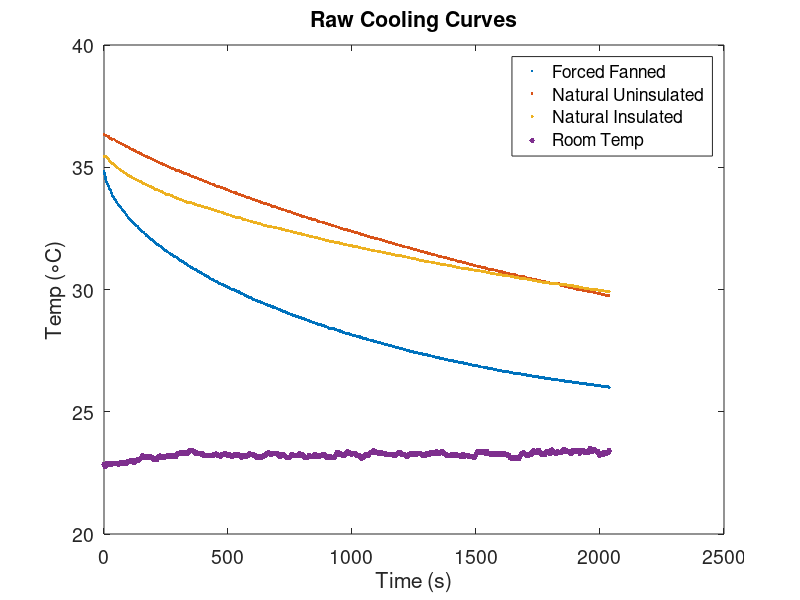
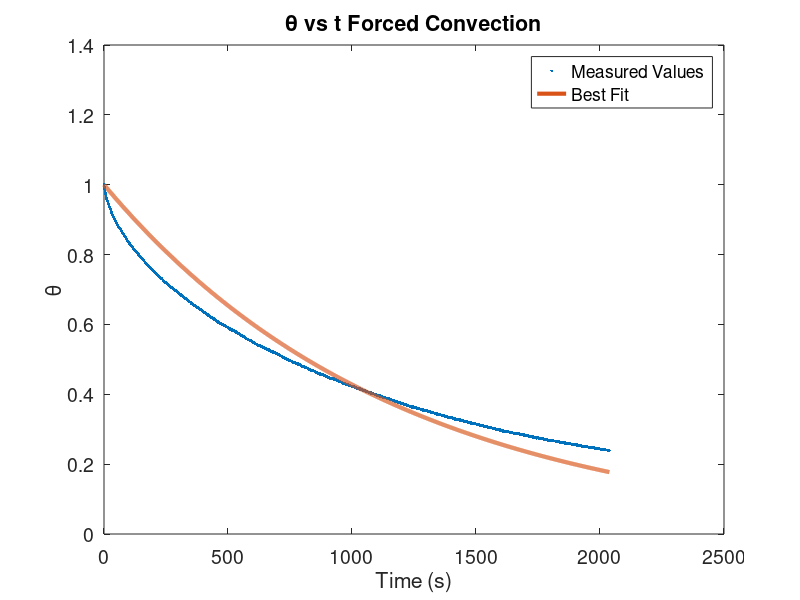
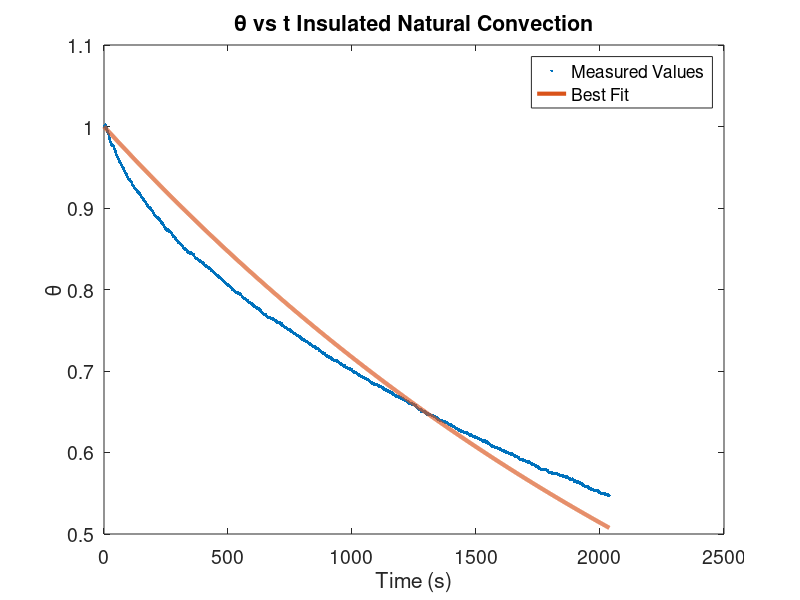
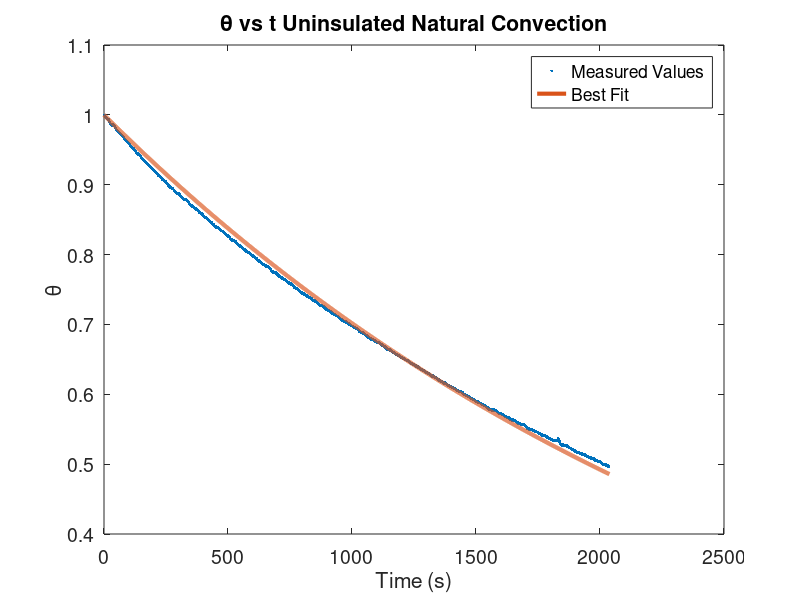

Reproduce these figures in MATLAB, in order.
function Lab2()
clc
load('Data.mat')

set(0, 'DefaultAxesFontSize', 14)
set(groot,'defaultLineLineWidth',3)

%%% Initial Temps
Ti_FF = 34.85;
Ti_NI = 35.44;
Ti_NU = 36.34;

%%% Room temp
Tinf = 23.23;

%%% Parameters of air @300K
Pr_air = .707;
v_air = 15.89 *10^-6; % m^2/s
cp_air = 1007; %J/Kg*K
k_air = 26.23 *10^-3; %W/m*K

%%% Cup of water geometry
D = .074; %m
r = .037; %m
L = .085; %m
thickness = .0003; %m
As = pi*D*L; %m^2
As_top = pi/4 * D^2; %m^2



%%% Theta values for the three cases
theta_FF = (forced_fanned-Tinf)./(Ti_FF-Tinf);
theta_NI = (nat_insulated-Tinf)./(Ti_NI-Tinf);
theta_NU = (nat_uninsulated-Tinf)./(Ti_NU-Tinf);
ln_theta_FF = log((forced_fanned-Tinf)./(Ti_FF-Tinf));
ln_theta_NI = log((nat_insulated-Tinf)./(Ti_NI-Tinf));
ln_theta_NU = log((nat_uninsulated-Tinf)./(Ti_NU-Tinf));


%%% Plot of raw temp data
figure('Name','Raw Data')
plot(time,forced_fanned,'.',time,nat_uninsulated,'.',time,nat_insulated,'.',time,room_temp,'.','MarkerSize',12)
xlabel('Time (s)')
ylabel('Temp (\circC)')
title('Raw Cooling Curves')
legend('Forced Fanned','Natural Uninsulated','Natural Insulated','Room Temp')


%%% Forced fan Calcs
Print_Header('Forced Fan')
h_LCM_FF = LCM_Fit(Ti_FF,theta_FF,time);
fprintf('h_LCM = %.2f\n',h_LCM_FF)
figure('Name','Forced Fan LCM');
plot(time,theta_FF,'.',time,LCM_Temps(Ti_FF,time,h_LCM_FF),'MarkerSize',12);
xlabel('Time (s)')
ylabel('\theta')
title('\theta vs t Forced Convection')
legend('Measured Values','Best Fit')

[Re,V] = Forced_Convection_Calcs(Ti_FF,Tinf,Pr_air,v_air,k_air,D,h_LCM_FF);
fprintf('Re = %.3f\nV = %.3f\n',Re,V)


%%% Natural Insulated calcs
Print_Header('Natural Insulated')
h_LCM_NI = LCM_Fit(Ti_NI,theta_NI,time);
fprintf('h_LCM = %.2f\n',h_LCM_NI)
figure('Name','Natural Insulated LCM');
plot(time,theta_NI,'.',time,LCM_Temps(Ti_NI,time,h_LCM_NI),'MarkerSize',12);
xlabel('Time (s)')
ylabel('\theta')
title('\theta vs t Insulated Natural Convection')
legend('Measured Values','Best Fit')

[beta_NI,Gr_NI,Ra_NI,Nu_condit_NI,Nu_NI,h_NI] = Natural_Convection_Values_Cylinder(Ti_NI,Tinf,Pr_air,v_air,k_air,D);
fprintf('Beta = %.3f\nGr = %.3e\nRa = %.3e\nD>Nu_condit = %d\n',beta_NI,Gr_NI,Ra_NI,D>=Nu_condit_NI)
fprintf('Nu = %.3f\nh_nat = %.3f\n',Nu_NI,h_NI)

h_NI_ave = (h_LCM_NI + h_NI)/2;
q_NI = h_NI_ave*As*(Ti_NI-Tinf);
fprintf('q = %.3f\n',q_NI)

%%% Natural Un-Insulated calcs
Print_Header('Natural Un-Insulated')
h_LCM_NU = LCM_Fit(Ti_NU,theta_NU,time);
fprintf('h_LCM = %.2f\n',h_LCM_NU)
figure('Name','Natural Un-Insulated LCM');
plot(time,theta_NU,'.',time,LCM_Temps(Ti_NU,time,h_LCM_NU),'MarkerSize',12);
xlabel('Time (s)')
ylabel('\theta')
title('\theta vs t Uninsulated Natural Convection')
legend('Measured Values','Best Fit')

[beta_NU,Gr_NU,Ra_NU,Nu_condit_NU,Nu_NU,h_NU] = Natural_Convection_Values_Cylinder(Ti_NU,Tinf,Pr_air,v_air,k_air,D);
fprintf('Beta = %.3f\nGr = %.3e\nRa = %.3e\nD>Nu_condit = %d\n',beta_NU,Gr_NU,Ra_NU,D>=Nu_condit_NU)
fprintf('Nu = %.3f\nh_nat = %.3f\n',Nu_NU,h_NU)

[beta_NU_top,Gr_NU_top,Ra_NU_top,Nu_NU_top,h_NU_top] = ...
    Natural_Convection_Values_TopSurface(Ti_NU,Tinf,Pr_air,v_air,k_air,D);
fprintf('\nBeta_top = %.3f\nGr_top = %.3e\nRa_top = %.3e\n',beta_NU_top,Gr_NU_top,Ra_NU_top)
fprintf('Nu_top = %.3f\nh_nat_top = %.3f\n',Nu_NU_top,h_NU_top)

h_NU_ave = (h_LCM_NU + h_NU)/2;
h_NU_top_ave = (h_LCM_NU + h_NU_top)/2;
q_NU = h_NU_ave*As*(Ti_NI-Tinf) + h_NU_top_ave*As_top*(Ti_NI-Tinf);
fprintf('q = %.3f\n',q_NU)
end


function Print_Header(label)
fprintf('\n*************************************************************\n')
fprintf('%s\n',label)
fprintf('*************************************************************\n')
end

function theta = LCM_Temps(Ti,t,h)
Tinf = 23.23; % deg C
rho_water = 993.05; % kg/m^3
cp_water = 4178; % J/kg*K
V = 3.656 * 10^-4; % m^3
A = .0198; % m^2

theta = exp((-h.*A.*t)./(rho_water.*cp_water.*V));
end

function h_out = LCM_Fit(Ti,theta,time)
mse_T = [];
h = [];
for i = 1:.05:100
    T = LCM_Temps(Ti,time,i);
    mse = immse(theta,T);
    mse_T(end+1) = mse;
    h(end+1) = i;
end
h_out = h(find(mse_T == min(mse_T)));
end

function [beta,Gr,Ra,Nu_condition,Nu,h] = Natural_Convection_Values_Cylinder(Ti,Tinf,Pr,v_air,k_air,D)
g = 9.8; %m/s
L = .085; %m


Tfilm = (Ti+Tinf)/2;

beta = 1/Tfilm;

Gr = (g*beta*(Ti-Tinf)*L^3) / (v_air^2);

Ra = Gr * Pr;

Nu_condition = (35 * L) / (Gr^.25);

Nu = .59 * Ra^.25;

h = (k_air/D) * Nu;
end

function [beta,Gr,Ra,Nu,h] = Natural_Convection_Values_TopSurface(Ti,Tinf,Pr,v_air,k_air,D)
g = 9.8; %m/s
As = pi/4 * D^2;
P = pi * D;
L = As/P; %m

Tfilm = (Ti+Tinf)/2;

beta = 1/Tfilm;

Gr = (g*beta*(Ti-Tinf)*L^3) / (v_air^2);

Ra = Gr * Pr;

Nu = .54 * Ra^.25;

h = (k_air/D) * Nu;
end

function [Re,V] = Forced_Convection_Calcs(Ti,Tinf,Pr,v_air,k_air,D,h)
C = .193;
m = .618;

Nu = h*D/k_air;

Re = nthroot(Nu/(C*Pr^(1/3)),m);

V = (v_air/D) * Re;

end

























































